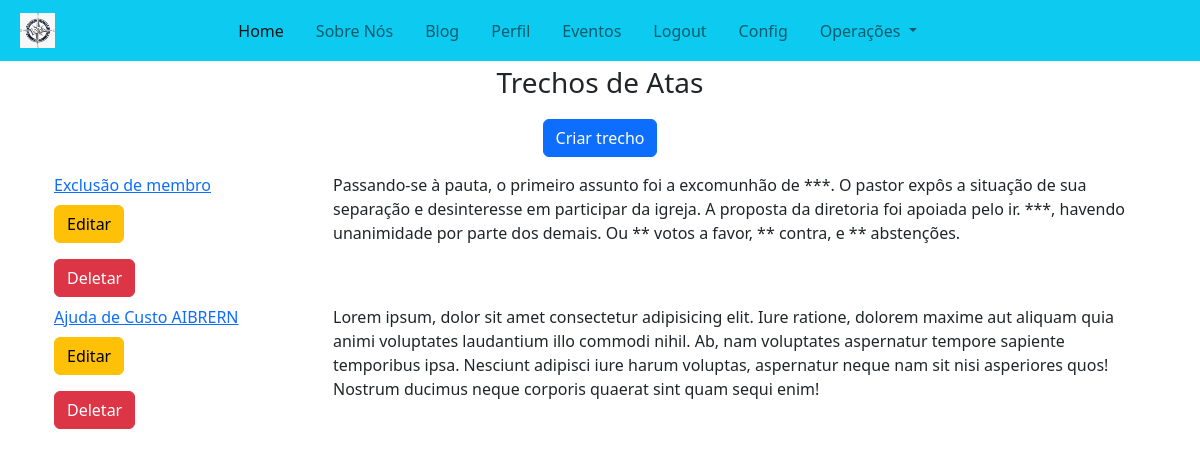
Page /secretarial/meeting/excerpts (signed in) on the committed database.
### secretarial/models/minute_excerpts_model.py (models this page shows, shortened)
class MinuteExcerptsModel(BaseModel):
    title = models.CharField(max_length=100)
    excerpt = models.CharField(max_length=1000)
    times_used = models.IntegerField(default=1)
    class Meta:
        verbose_name = "Trecho de Atas"
        verbose_name_plural = "Trechos de Atas"

### secretarial/views/minute_excerpt_list_view.py (the view)
# urls.py: path("meeting/excerpts", MinutesExcerptsListView.as_view(), name="list-excerpts"),
class MinutesExcerptsListView(PermissionRequiredMixin, ListView):
    permission_required = "secretarial.add_meetingminutemodel"
    model = MinuteExcerptsModel
    template_name = 'secretarial/list_excerpts.html'
    context_object_name = 'excerpts'

### core/core_context_processor.py (called while the page is built)
def context_user_data(request):
    file_path = find("json/church_info.json")
    church_info = {}
    try:
        with open(file_path, "r") as file:
            church_info = json.load(file)
    except FileNotFoundError:
        print("Erro: File not found")
    if request.user.is_authenticated:
        user = CustomUser.objects.get(pk=request.user.id)
        return {
            "user": user,
            "church_info": church_info,
        }
    else:
        return {"church_info": church_info}

### secretarial/templates/secretarial/list_excerpts.html (shortened to what this page needs)
{% extends 'core/base.html' %} {% block content %}
{% load static %}
<div class="container">
  <div class="container text-center">
    <p class="fs-3 fw-light">Trechos de Atas</p> <a href="{% url 'secretarial:excerpt-form' %}"
      class="btn btn-primary">Criar trecho</a>
  </div>
  <div class="container my-3">
    <div class="col-12 mx-auto">
      {% if excerpts %}
      {% for e in excerpts %}
      <div class="row">
        <div class="col-3">
          <a href="{% url 'secretarial:excerpt-detail' e.id %}">
          {{e.title}}</a><br>
          <a href="{% url 'secretarial:excerpt-update-form' e.id %}" class="btn btn-warning my-2">Editar</a>
          <form action="{% url 'secretarial:delete-excerpt' e.id %}" method="POST">
            <input type="submit" name="Delete" value="Deletar" class="btn btn-danger my-2">
          </form>
        </div>
        <div class="col-9">
          {{e.excerpt|safe}}
        </div>
      </div>
      {% endfor %}
      {% endif %}
    </div>
  </div>
</div>
{% endblock %}

### rows in the picture
MinuteExcerptsModel: title "Exclusão de membro", excerpt "Passando-se à pauta, o primeiro assunto foi a excomunhão de ***. O pastor expôs a situação de sua separação e desinteresse em participar da igreja. A proposta da diretoria foi apoiada pelo ir. ***, havendo unanimidade por parte dos demais. Ou ** votos a favor, ** contra, e ** abstenções."
MinuteExcerptsModel: title "Ajuda de Custo AIBRERN", excerpt "Lorem ipsum, dolor sit amet consectetur adipisicing elit. Iure ratione, dolorem maxime aut aliquam quia animi voluptates laudantium illo commodi nihil. Ab, nam voluptates aspernatur tempore sapiente temporibus ipsa. Nesciunt adipisci iure harum voluptas, aspernatur neque nam sit nisi asperiores quos! Nostrum ducimus neque corporis quaerat sint quam sequi enim!"
